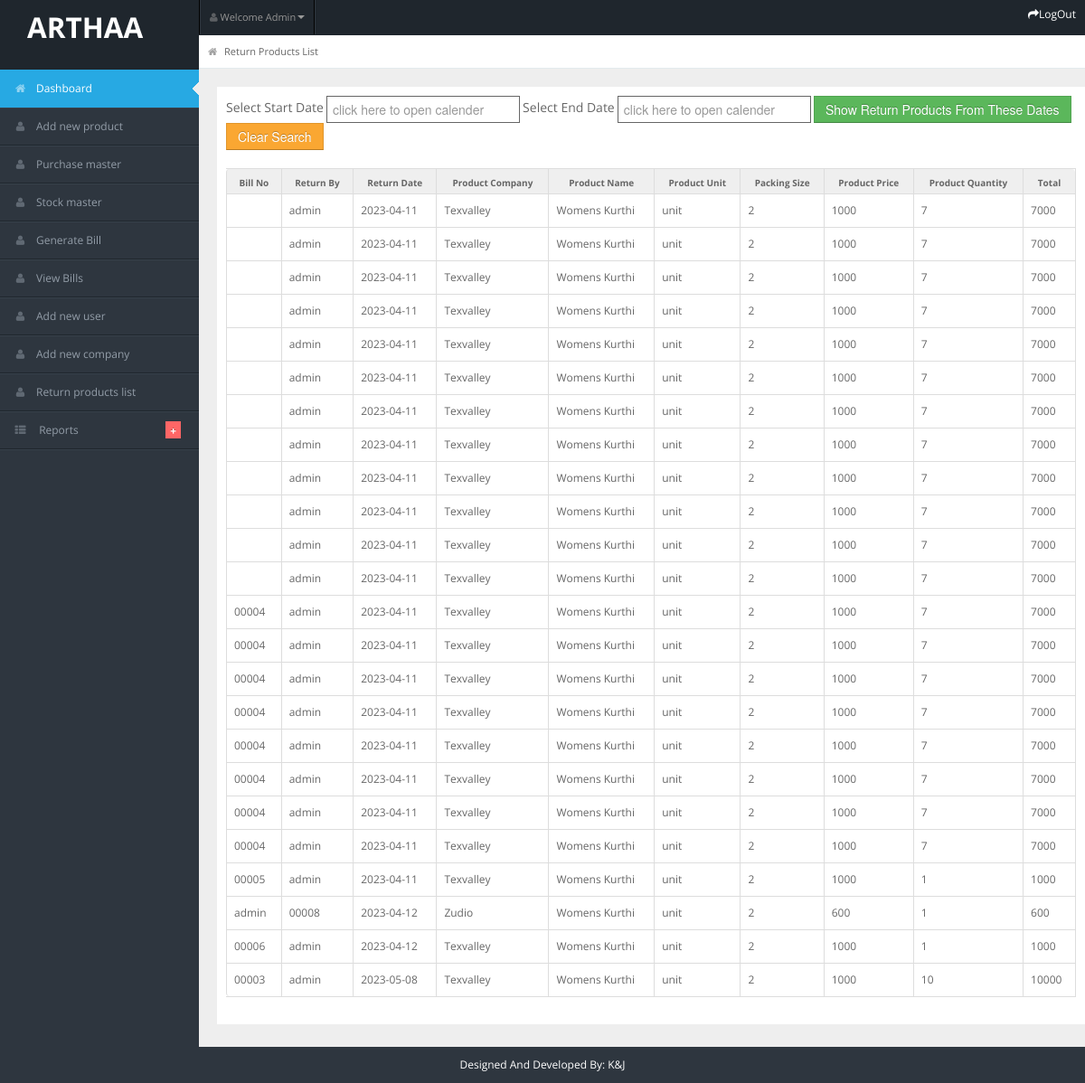
Screenshot of /admin/return_product_list.php (signed in) with the database file from the repository.
### tables this page shows
CREATE TABLE `return_products` (
  `id` int(5) NOT NULL,
  `return_by` varchar(50) NOT NULL,
  `bill_no` varchar(10) NOT NULL,
  `return_date` varchar(15) NOT NULL,
  `product_company` varchar(50) NOT NULL,
  `product_name` varchar(50) NOT NULL,
  `product_unit` varchar(20) NOT NULL,
  `packing_size` varchar(20) NOT NULL,
  `product_price` varchar(10) NOT NULL,
  `product_qty` varchar(10) NOT NULL,
  `total` varchar(10) NOT NULL
);

### admin/return_product_list.php (the view, shortened to what this page needs)
<?php
include "header.php";
include "../user/connection.php";
?>
<div id="content">
    <div id="content-header">
        <div id="breadcrumb"><a href="index.html"  class="tip-bottom"><i class="icon-home"></i>
            Return Products List</a></div>
    </div>
    <div class="container-fluid">
        <div class="row-fluid" style="background-color: white; min-height: 1000px; padding:10px;">
        <form class="form-inline" action="" name="form1" method="post">
                    <div class="form-group">
                        <label for="email">Select Start Date</label>
                        <input type="text" name="dt" id="dt" autocomplete="off" class="form-control" required style="width:200px;border-style:solid; border-width:1px; border-color:#666666" placeholder="click here to open calender"  >
                    </div>
                    <div class="form-group">
                        <label for="email">Select End Date</label>
                        <input type="text" name="dt2" id="dt2" autocomplete="off" placeholder="click here to open calender"  class="form-control" style="width:200px;border-style:solid; border-width:1px; border-color:#666666" >
                    </div>
                    <button type="submit" name="submit1" class="btn btn-success">Show Return Products From These Dates</button>
                    <button type="button" name="submit2" class="btn btn-warning" onclick="window.location.href=window.location.href">Clear Search</button>
                </form>
                <br>
                <?php
                    if(isset($_POST["submit1"])){
                        ?>
                          <table class="table  table-bordered">
            <tr>
                <th>Bill No </th>
                <th> Return By </th>
                <th> Return Date </th>
                <th> Product Company</th>
                <th> Product Name</th>
                <th> Product Unit </th>
                <th> Packing Size </th>
                <th> Product Price </th>
                <th> Product Quantity </th>
                <th> Total </th>
            </tr>
            <?php
            $res=mysqli_query($link,"select * from return_products  where (return_date>='$_POST[dt]'  && return_date<='$_POST[dt2]') order by id asc");
            while($row=mysqli_fetch_array($res))
            {
             echo "<tr>";
             echo "<td>";echo $row["bill_no"];echo "</td>";
             echo "<td>";echo $row["return_by"];echo "</td>";
             echo "<td>";echo $row["return_date"];echo "</td>";
             echo "<td>";echo $row["product_company"];echo "</td>";
             echo "<td>";echo $row["product_name"];echo "</td>";
             echo "<td>";echo $row["product_unit"];echo "</td>";
             echo "<td>";echo $row["packing_size"];echo "</td>";
             echo "<td>";echo $row["product_price"];echo "</td>";
             echo "<td>";echo $row["product_qty"];echo "</td>";
             echo "<td>";echo $row["total"];echo "</td>";
             echo "</tr>";
            }
            ?>
        </table>
                         <?php
                    }else{
                        ?>
                         <table class="table  table-bordered">
            <tr>
                <th>Bill No </th>
                <th> Return By </th>
                <th> Return Date </th>
                <th> Product Company</th>
                <th> Product Name</th>
                <th> Product Unit </th>
                <th> Packing Size </th>
                <th> Product Price </th>
                <th> Product Quantity </th>
                <th> Total </th>
            </tr>
            <?php
            $res=mysqli_query($link,"select * from return_products order by id asc");
            while($row=mysqli_fetch_array($res))
            {
             echo "<tr>";
             echo "<td>";echo $row["bill_no"];echo "</td>";
             echo "<td>";echo $row["return_by"];echo "</td>";
             echo "<td>";echo $row["return_date"];echo "</td>";
             echo "<td>";echo $row["product_company"];echo "</td>";
             echo "<td>";echo $row["product_name"];echo "</td>";
             echo "<td>";echo $row["product_unit"];echo "</td>";
             echo "<td>";echo $row["packing_size"];echo "</td>";
             echo "<td>";echo $row["product_price"];echo "</td>";
             echo "<td>";echo $row["product_qty"];echo "</td>";
             echo "<td>";echo $row["total"];echo "</td>";
             echo "</tr>";
            }
            ?>
        </table>
                         <?php
                         }
                    ?>
        </div>
    </div>
</div>
<?php include "footer.php";?>

### admin/header.php (shortened to what this page needs)
<!DOCTYPE html>
<html lang="en">
<head>
    <link rel="stylesheet" href="css/bootstrap.min.css"/>
    <link rel="stylesheet" href="css/bootstrap-responsive.min.css"/>
    <link rel="stylesheet" href="css/fullcalendar.css"/>
    <link rel="stylesheet" href="css/matrix-style.css"/>
    <link rel="stylesheet" href="css/matrix-media.css"/>
    <link href="font-awesome/css/font-awesome.css" rel="stylesheet"/>
    <link rel="stylesheet" href="css/jquery.gritter.css"/>
</head>
<body>
<div id="header">
    <h2 style="color: white;position: absolute">
        <a href="dashboard.html" style="color:white; margin-left: 30px; margin-top: 40px">ARTHAA</a>
    </h2>
</div>
<div id="user-nav" class="navbar navbar-inverse">
    <ul class="nav">
        <li class="dropdown" id="profile-messages">
            <a title="" href="#" data-toggle="dropdown" data-target="#profile-messages" class="dropdown-toggle"><i
                    class="icon icon-user"></i> <span class="text">Welcome Admin</span><b class="caret"></b></a>
        </li>
    </ul>
</div>
<div id="sidebar">
    <ul>
        <li class="active">
            <a href="index.html"><i class="icon icon-home"></i><span>Dashboard</span></a>
        </li>
        <li>
            <a href="add_new_product.php"><i class="icon icon-user"></i><span>Add new product</span></a>
        </li>
        <li>
            <a href="purchase_master.php"><i class="icon icon-user"></i><span>Purchase master</span></a>
        </li>
        <li>
            <a href="stock_master.php"><i class="icon icon-user"></i><span>Stock master</span></a>
        </li>
        <li>
            <a href="sales_master.php"><i class="icon icon-user"></i><span>Generate Bill</span></a>
        </li>
        <li>
            <a href="view_bills.php"><i class="icon icon-user"></i><span>View Bills</span></a>
        </li>
        <li>
            <a href="add_new_user.php"><i class="icon icon-user"></i><span>Add new user</span></a>
        </li>
        <li>
            <a href="add_new_company.php"><i class="icon icon-user"></i><span>Add new company</span></a>
        </li>
        <li>
            <a href="return_product_list.php"><i class="icon icon-user"></i><span>Return products list</span></a>
        </li>
         <li class="submenu"><a href="#"><i class="icon icon-th-list"></i> <span>Reports</span> <span
                class="label label-important">+</span></a>
        </li>
    </ul>
</div>
<div id="search">
        <a href="logout.php" style="color:white"><i class="icon icon-share-alt"></i><span>LogOut</span></a>
</div>

### admin/footer.php (shortened to what this page needs)
<div class="row-fluid">
    <div id="footer" class="span12" style="color:white"> Designed And Developed By: K&J</div>
</div>
</body>
</html>
<link rel="stylesheet" href="http://code.jquery.com/ui/1.9.2/themes/base/jquery-ui.css" />

### admin/css/matrix-style.css (style rules this page uses)
* { outline:none !important; -moz-outline: none !important; }
html, body { height:100% }
body { overflow-x: hidden; margin-top: -10px; font-family: 'Open Sans', sans-serif; font-size:12px; color:#666; }
a { color:#666; }
select, textarea, input[type="text"], input[type="password"], input[type="datetime"], input[type="datetime-local"], input[type="date"], input[type="month"], input[type="time"], input[type="week"], input[type="number"], input[type="email"], input[type="url"], input[type="search"], input[type="tel"], input[type="color"], .uneditable-input, .label, .dropdown-menu, .btn, .well, .progress, .table-bordered, .btn-group > .btn:first-child, .btn-group > .btn:last-child, .btn-group > .btn:last-child, .btn-group > .dropdown-toggle, .alert { border-radius:0px; }
.btn, textarea, input[type="text"], input[type="password"], input[type="datetime"], input[type="datetime-local"], input[type="date"], input[type="month"], input[type="time"], input[type="week"], input[type="number"], input[type="email"], input[type="url"], input[type="search"], input[type="tel"], input[type="color"], .uneditable-input { box-shadow:none; }
.progress, .progress-success .bar, .progress .bar-success, .progress-warning .bar, .progress .bar-warning, .progress-danger .bar, .progress .bar-danger, .progress-info .bar, .progress .bar-info, .btn, .btn-primary { background-image:none; }
#footer { padding:10px; text-align:center; }
.label-important, .badge-important { background:#f74d4d; }
#header { height: 77px; position: relative; width: 100%; z-index: -9; }
#search { position: absolute; z-index: 25; top: 6px; right:10px; }
#user-nav { position: absolute; left: 220px; top:0px; z-index: 20; margin: 0; }
#user-nav > ul { margin: 0; padding: 0; list-style: none; border-right: 1px solid #2e363f;border-left: 1px solid #000; }
#user-nav > ul > li { float: left; list-style-type: none; margin: 0; position: relative; padding: 0; border-left: 1px solid #2e363f; border-right: 1px solid #000; }
#user-nav > ul > li > a { padding:9px 10px; display: block; font-size: 11px; }
#user-nav > ul > li > a > i, #sidebar li a i { opacity: .5; margin-top: 2px; }
#sidebar { display: block; float: left; position: relative; width: 220px; z-index: 16; }
#sidebar > ul { list-style: none; margin: 0px 0 0; padding: 0; position: absolute; width: 220px; }
#sidebar > ul > li { display: block; position: relative; }
#sidebar > ul > li > a { padding: 10px 0 10px 15px; display: block; color: #939da8; }
#sidebar > ul > li > a > i { margin-right: 10px; }
#sidebar > ul > li.active > a { background: url("../img/menu-active.png") no-repeat scroll right center transparent !important; text-decoration:none; }
#sidebar > ul > li > a > .label { margin: 0 20px 0 0; float: right; padding: 3px 5px 2px; }
#content { background: none repeat scroll 0 0 #eeeeee; margin-left: 220px; margin-right: 0; padding-bottom: 25px; position: relative; min-height:100%; width: auto; }
#content-header { position: abslute; width: 100%; margin-top: -38px; z-index: 20; }
.container-fluid .row-fluid:first-child { margin-top: 20px; }
#breadcrumb { background-color: #fff; border-bottom: 1px solid #e3ebed; }
#breadcrumb a { padding: 8px 20px 8px 10px; display: inline-block; background-image: url('../img/breadcrumb.png'); background-position: center right; background-repeat: no-repeat; font-size: 11px; color: #666666; }
#breadcrumb a:last-child { background-image:none; }
#breadcrumb a i { margin-right: 5px; opacity: .6; }
.stat-boxes .peity_bar_good, .stat-boxes .peity_line_good, { color: #459D1C; }
.widget-title, .modal-header, .table th, div.dataTables_wrapper .ui-widget-header { background:#efefef; border-bottom: 1px solid #CDCDCD; height: 36px; }
.table th { height: auto; font-size: 10px; padding: 5px 10px 2px; border-bottom: 0; text-align: center; color: #666666; }
form { margin-bottom: 0; }

### admin/css/matrix-media.css (style rules this page uses)
body { background:#2E363F; }
#header { background-color: #1f262d; margin-top:10px; }
#sidebar > ul { border-bottom: 1px solid #37414b }
#sidebar > ul > li { border-top: 1px solid #37414b; border-bottom: 1px solid #1f262d; }
#sidebar > ul > li.active { background-color: #27a9e3; border-bottom: 1px solid #27a9e3; border-top: 1px solid #27a9e3; }
#sidebar > ul > li.active a { color:#fff; text-decoration:none; }
#sidebar > ul > li > a > .label { background-color:#F66; }

### admin/footer.php (style rules this page uses)
.form-inline .form-group { display:inline-block;margin-bottom:0;vertical-align:middle }
.form-inline .form-control { display:inline-block;width:auto;vertical-align:middle }

### rows the page displays
return_products: return_by "admin", return_date "2023-04-11", product_company "Texvalley", product_name "Womens Kurthi", product_unit "unit", packing_size "2", product_price "1000", product_qty "7", total "7000"
return_products: return_by "admin", return_date "2023-04-11", product_company "Texvalley", product_name "Womens Kurthi", product_unit "unit", packing_size "2", product_price "1000", product_qty "7", total "7000"
return_products: return_by "admin", return_date "2023-04-11", product_company "Texvalley", product_name "Womens Kurthi", product_unit "unit", packing_size "2", product_price "1000", product_qty "7", total "7000"
return_products: return_by "admin", return_date "2023-04-11", product_company "Texvalley", product_name "Womens Kurthi", product_unit "unit", packing_size "2", product_price "1000", product_qty "7", total "7000"
return_products: return_by "admin", return_date "2023-04-11", product_company "Texvalley", product_name "Womens Kurthi", product_unit "unit", packing_size "2", product_price "1000", product_qty "7", total "7000"
return_products: return_by "admin", return_date "2023-04-11", product_company "Texvalley", product_name "Womens Kurthi", product_unit "unit", packing_size "2", product_price "1000", product_qty "7", total "7000"
return_products: return_by "admin", return_date "2023-04-11", product_company "Texvalley", product_name "Womens Kurthi", product_unit "unit", packing_size "2", product_price "1000", product_qty "7", total "7000"
return_products: return_by "admin", return_date "2023-04-11", product_company "Texvalley", product_name "Womens Kurthi", product_unit "unit", packing_size "2", product_price "1000", product_qty "7", total "7000"
return_products: return_by "admin", return_date "2023-04-11", product_company "Texvalley", product_name "Womens Kurthi", product_unit "unit", packing_size "2", product_price "1000", product_qty "7", total "7000"
return_products: return_by "admin", return_date "2023-04-11", product_company "Texvalley", product_name "Womens Kurthi", product_unit "unit", packing_size "2", product_price "1000", product_qty "7", total "7000"
return_products: return_by "admin", return_date "2023-04-11", product_company "Texvalley", product_name "Womens Kurthi", product_unit "unit", packing_size "2", product_price "1000", product_qty "7", total "7000"
return_products: return_by "admin", return_date "2023-04-11", product_company "Texvalley", product_name "Womens Kurthi", product_unit "unit", packing_size "2", product_price "1000", product_qty "7", total "7000"
return_products: bill_no "00004", return_by "admin", return_date "2023-04-11", product_company "Texvalley", product_name "Womens Kurthi", product_unit "unit", packing_size "2", product_price "1000", product_qty "7", total "7000"
return_products: bill_no "00004", return_by "admin", return_date "2023-04-11", product_company "Texvalley", product_name "Womens Kurthi", product_unit "unit", packing_size "2", product_price "1000", product_qty "7", total "7000"
return_products: bill_no "00004", return_by "admin", return_date "2023-04-11", product_company "Texvalley", product_name "Womens Kurthi", product_unit "unit", packing_size "2", product_price "1000", product_qty "7", total "7000"
return_products: bill_no "00004", return_by "admin", return_date "2023-04-11", product_company "Texvalley", product_name "Womens Kurthi", product_unit "unit", packing_size "2", product_price "1000", product_qty "7", total "7000"
return_products: bill_no "00004", return_by "admin", return_date "2023-04-11", product_company "Texvalley", product_name "Womens Kurthi", product_unit "unit", packing_size "2", product_price "1000", product_qty "7", total "7000"
return_products: bill_no "00004", return_by "admin", return_date "2023-04-11", product_company "Texvalley", product_name "Womens Kurthi", product_unit "unit", packing_size "2", product_price "1000", product_qty "7", total "7000"
return_products: bill_no "00004", return_by "admin", return_date "2023-04-11", product_company "Texvalley", product_name "Womens Kurthi", product_unit "unit", packing_size "2", product_price "1000", product_qty "7", total "7000"
return_products: bill_no "00004", return_by "admin", return_date "2023-04-11", product_company "Texvalley", product_name "Womens Kurthi", product_unit "unit", packing_size "2", product_price "1000", product_qty "7", total "7000"
return_products: bill_no "00005", return_by "admin", return_date "2023-04-11", product_company "Texvalley", product_name "Womens Kurthi", product_unit "unit", packing_size "2", product_price "1000", product_qty "1", total "1000"
return_products: bill_no "admin", return_by "00008", return_date "2023-04-12", product_company "Zudio", product_name "Womens Kurthi", product_unit "unit", packing_size "2", product_price "600", product_qty "1", total "600"
return_products: bill_no "00006", return_by "admin", return_date "2023-04-12", product_company "Texvalley", product_name "Womens Kurthi", product_unit "unit", packing_size "2", product_price "1000", product_qty "1", total "1000"
return_products: bill_no "00003", return_by "admin", return_date "2023-05-08", product_company "Texvalley", product_name "Womens Kurthi", product_unit "unit", packing_size "2", product_price "1000", product_qty "10", total "10000"
